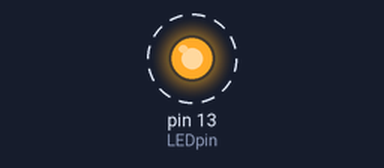
The sketch below on a simulated Arduino Uno, built with avr-gcc and run on an emulated ATmega328P. Parts: output pins drawn as LEDs (lit = HIGH). Dashed ring = blinking.

Above: at 0.5 s.
Timing chart, 0 to 4.6 s (numbered marks = the images above):
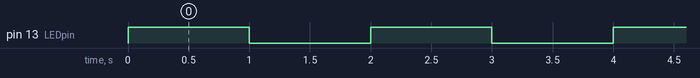

The sketch:

blinkLED.ino
```cpp
int LEDpin=13; // use pin 13
int waitTimeOn=1000; // turn on delay for 1000ms
int waitTimeOff=1000; // turn of delay for 2000ms

void setup() {
  // put your setup code here, to run once:
  pinMode(LEDpin,OUTPUT); // pin 13 is output
}

void loop() {
  // put your main code here, to run repeatedly:
  digitalWrite(LEDpin,HIGH); // turn on LED
  delay(waitTimeOn);//delay 1000ms
  digitalWrite(LEDpin,LOW); // turn off LED
  delay(waitTimeOff); // delay 100ms
}
```

Measured:
- by itself, pin 13 (LEDpin): alternates HIGH for 1.0 s and LOW for 1.0 s
